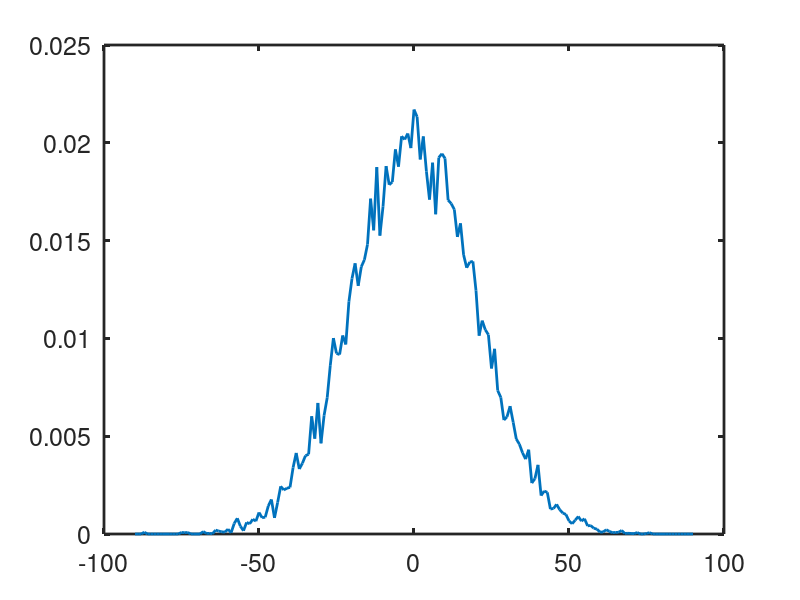

Recreate this plot in MATLAB.
clc
close all

SX_normPDF = @(x,mu,sigma) exp(-(x-mu).^2/(2*sigma^2));

sigma_neuron = 20; % in deg, the width of activity distribution given each neuron (related to internal noise?)
x = -90:90;
ntrials = 1e3*4;
muORI_all = -90:1:90; % in deg, the center of (a group of) neuron(s)
nORI = length(muORI_all);
p0 = nan(ntrials, nORI);

figure('Position', [0 800 1200 200])

for iORI = 1:nORI
    muORI = muORI_all(iORI);
    sampled_activity = randn(ntrials, 1) * sigma_neuron + muORI;
    p0(:, iORI) = SX_normPDF(sampled_activity, 0, 1); % the likelihood of selecting ORI=0 given a normal dist centered at the sampled activity
    
%     subplot(1, nmu, imu), hold on
%     plot(x, SX_normPDF(x, mu_neuron, sigma_neuron), 'b-')
%     xline(0, 'k-');
%     xline(mu_neuron, 'b-');
%     if ntrials == 1, xline(sampled_activity(it), 'r-'); end
%     xlim([-90, 90])
end
% log(p0)
p0_ave = mean(p0)/sum(mean(p0));
plot(muORI_all, p0_ave)
set(findall(gcf, '-property', 'FontSize'), 'FontSize',18)
set(findall(gcf, '-property', 'LineWidth'), 'LineWidth',2)
